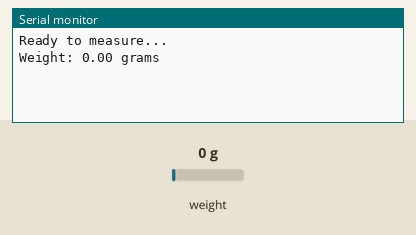
Simulated run of this sketch. Board: ESP8266 (NodeMCU). Shown: the last lines printed to the serial monitor. The test bench sets the inputs (shaded band); at power-on: weight on the scale 0 g.

Above: at 2.2 s.
2.3 s: weight on the scale set to 100 g
At 4.6 s:
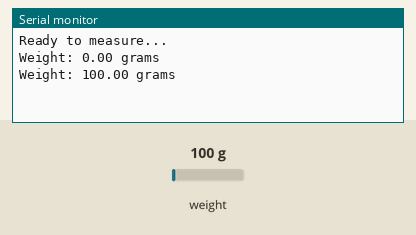
4.8 s: weight on the scale set to 1250 g
At 7.5 s:
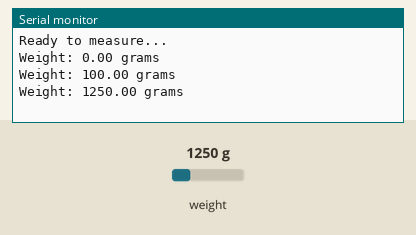
Timing chart, 0 to 9.0 s (numbered marks = the images above; inputs shaded):
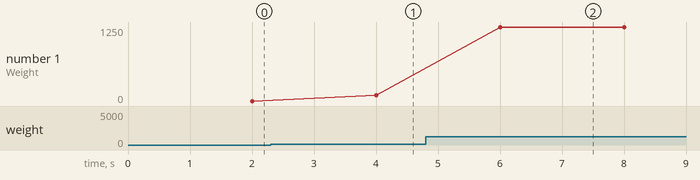

Measured:
- after the input at 2.3 s, the serial monitor: prints a new line after 1.7 s (image 1)
- after the input at 4.8 s, the serial monitor: prints a new line after 1.2 s (image 2)
- plotted number 1: 0 → 100 after the input at 2.3 s, 100 → 1250 after the input at 4.8 s

The sketch:

Le_Code.ino
```cpp
#include "HX711.h"

HX711 scale;

// Define your calibration factor. You need to determine this value through calibration.
// This factor converts the raw readings to grams. You may need to adjust it as per your setup.
const float calibrationFactor = 2050.0; // Replace with your actual calibration factor

void setup() {
  Serial.begin(115200);
  scale.begin(D2, D1); // Initialize the HX711 with D2 as the data pin and D1 as the clock pin
  scale.set_scale(calibrationFactor); // Set the calibration factor
  scale.tare(); // Reset the scale to zero (remove any initial load).
  Serial.println("Ready to measure...");
}

void loop() {
  if (scale.is_ready()) {
    float weight = scale.get_units(10); // Read the weight data and average over 10 readings
    Serial.print("Weight: ");
    Serial.print(weight);
    Serial.println(" grams");
  }
  delay(1000); // Adjust the reading interval as needed
}
```
